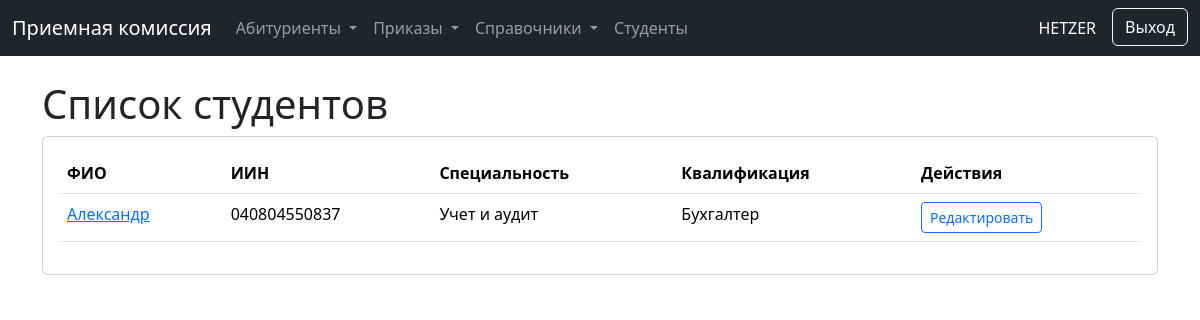
The app's page /students/ (signed in) with its own data.
### students/models.py (models this page shows, shortened)
class Student(models.Model):
    STUDY_FORM_CHOICES = [('Очная', 'Очная'), ('Дуальная', 'Дуальная')]
    BASE_CHOICES = [('9 классов', '9 классов'), ('11 классов', '11 классов'), ('ТиПО', 'ТиПО')]
    GENDER_CHOICES = [('Мужской', 'Мужской'), ('Женский', 'Женский')]
    PAYMENT_TYPE_CHOICES = [('Госзаказ', 'Госзаказ'), ('Платное', 'Платное')]
    full_name = models.CharField(max_length=255, verbose_name="ФИО")
    iin = models.CharField(max_length=12, unique=True, verbose_name="ИИН")
    specialty = models.ForeignKey('handbooks.Specialty', on_delete=models.PROTECT, verbose_name="Специальность")
    qualification = models.ForeignKey('handbooks.Qualification', on_delete=models.PROTECT, verbose_name="Квалификация")
    study_form = models.CharField(max_length=50, choices=STUDY_FORM_CHOICES, verbose_name="Форма обучения", null=True, blank=True)
    base_education = models.CharField(max_length=50, choices=BASE_CHOICES, verbose_name="На базе", null=True, blank=True)
    school = models.CharField(max_length=255, verbose_name="Школа/Колледж", null=True, blank=True)
    graduation_year = models.IntegerField(verbose_name="Год окончания", null=True, blank=True)
    with_honors = models.BooleanField(default=False, verbose_name="С отличием")
    gpa = models.DecimalField(max_digits=3, decimal_places=2, verbose_name="Средний балл аттестата", null=True, blank=True)
    birth_date = models.DateField(verbose_name="Дата рождения", null=True, blank=True)
    study_language = models.CharField(max_length=50, verbose_name="Язык обучения", null=True, blank=True)
    social_status = models.CharField(max_length=100, blank=True, null=True, verbose_name="Социальный статус")
    citizenship = models.CharField(max_length=100, default='Республика Казахстан', verbose_name="Гражданство", null=True, blank=True)
    nationality = models.CharField(max_length=100, verbose_name="Национальность", null=True, blank=True)
    gender = models.CharField(max_length=10, choices=GENDER_CHOICES, verbose_name="Пол", null=True, blank=True)
    phone_number = models.CharField(max_length=20, verbose_name="Контакты", null=True, blank=True)
    home_address = models.CharField(max_length=255, verbose_name="Дом. адрес", null=True, blank=True)
    parents_info = models.TextField(blank=True, null=True, verbose_name="ФИО родителей")
    has_incomplete_docs = models.BooleanField(default=False, verbose_name="Неполный пакет документов")
    needs_dormitory = models.BooleanField(default=False, verbose_name="Общежитие")
    payment_type = models.CharField(max_length=20, choices=PAYMENT_TYPE_CHOICES, default='Платное', verbose_name="Тип финансирования", null=True, blank=True)
    application_date = models.DateField(verbose_name="Дата подачи заявления")
    photo = models.ImageField(upload_to='student_photos/', null=True, blank=True, verbose_name="Фото 3x4")
    movement_history = models.ManyToManyField('orders.Order', blank=True, verbose_name="История приказов")
    created_at = models.DateTimeField(auto_now_add=True)
    class Meta:
        verbose_name = "Студент"
        verbose_name_plural = "Студенты"
        ordering = ['full_name']

### handbooks/models.py (models this page shows, shortened)
class Specialty(models.Model):
    code = models.CharField(
        max_length=50,
        verbose_name="Код специальности",
        default='' # Добавляем пустую строку как значение по умолчанию
    )
    name = models.CharField(max_length=255, verbose_name="Наименование специальности")
    class Meta:
        verbose_name = "Специальность"
        verbose_name_plural = "Специальности"

class Qualification(models.Model):
    code = models.CharField(
        max_length=50,
        verbose_name="Код специальности",
        default='' # Добавляем пустую строку как значение по умолчанию
    )
    name = models.CharField(max_length=255, verbose_name="Наименование квалификации")
    specialty = models.ForeignKey(Specialty, on_delete=models.CASCADE, related_name="qualifications", verbose_name="Специальность")
    is_worker_qualification = models.BooleanField(default=False, verbose_name="Рабочая квалификация")
    class Meta:
        verbose_name = "Квалификация"
        verbose_name_plural = "Квалификации"

### students/views.py (the view)
# urls.py: path('', views.StudentListView.as_view(), name='student_list'),
class StudentListView(LoginRequiredMixin, PermissionRequiredMixin, ListView):
    model = Student
    permission_required = 'students.view_student'
    template_name = 'students/student_list.html'
    context_object_name = 'students'
    paginate_by = 25
    queryset = Student.objects.select_related('specialty', 'qualification').all()

### students/templates/students/student_list.html (shortened to what this page needs)
{% extends "./base.html" %}
{% block content %}
<h1>Список студентов</h1>
<div class="card">
    <div class="card-body">
        <table class="table table-hover">
            <thead>
                <tr>
                    <th>ФИО</th>
                    <th>ИИН</th>
                    <th>Специальность</th>
                    <th>Квалификация</th>
                    <th>Действия</th>
                </tr>
            </thead>
            <tbody>
                {% for student in students %}
                <tr>
                    <td><a href="{% url 'student_detail' student.pk %}">{{ student.full_name }}</a></td>
                    <td>{{ student.iin }}</td>
                    <td>{{ student.specialty.name }}</td>
                    <td>{{ student.qualification.name }}</td>
                    <td>
                        {% if perms.enrollment.change_student %}
                        <a href="{% url 'student_edit' student.pk %}" class="btn btn-sm btn-outline-primary">Редактировать</a>
                        {% endif %}
                    </td>
                </tr>
                {% empty %}
                <tr>
                    <td colspan="5" class="text-center">Студенты не найдены.</td>
                </tr>
                {% endfor %}
            </tbody>
        </table>
    </div>
</div>
{% endblock %}

### students/templates/students/base.html (shortened to what this page needs)
<!DOCTYPE html>
<html lang="ru">
<head>
    <link href="https://cdn.jsdelivr.net/npm/bootstrap@5.3.2/dist/css/bootstrap.min.css" rel="stylesheet">
</head>
<body>
    <nav class="navbar navbar-expand-lg navbar-dark bg-dark mb-4">
    <div class="container-fluid">
        <a class="navbar-brand" href="{% url 'dashboard' %}">Приемная комиссия</a>
        <div class="collapse navbar-collapse" id="mainNavbar">
            <ul class="navbar-nav me-auto mb-2 mb-lg-0">
                {% if perms.enrollment.view_applicant or perms.enrollment.add_applicant %}
                <li class="nav-item dropdown">
                    <a class="nav-link dropdown-toggle" href="#" id="applicantsDropdown" role="button" data-bs-toggle="dropdown" aria-expanded="false">
                        Абитуриенты
                    </a>
                </li>
                {% endif %}
                {% if perms.enrollment.view_order or perms.enrollment.add_order %}
                <li class="nav-item dropdown">
                    <a class="nav-link dropdown-toggle" href="#" id="ordersDropdown" role="button" data-bs-toggle="dropdown" aria-expanded="false">
                        Приказы
                    </a>
                </li>
                {% endif %}
                <li class="nav-item dropdown">
    <a class="nav-link dropdown-toggle" href="#" id="navbarDropdown" role="button" data-bs-toggle="dropdown" aria-expanded="false">
        Справочники
    </a>
</li>
<li class="nav-item">
    {% if perms.enrollment.view_student %}
    <a class="nav-link" href="{% url 'student_list' %}">Студенты</a>
    {% endif %}
</li>
            </ul>
            <div class="d-flex">
                <span class="navbar-text text-white me-3">{{ user.username }}</span>
                <form action="{% url 'logout' %}" method="post">
                    <button type="submit" class="btn btn-outline-light">Выход</button>
                </form>
            </div>
        </div>
    </div>
</nav>
    <main class="container mt-4">
        {% block content %}{% endblock %}
    </main>
</body>
</html>

### records on screen
Student: full_name "Александр", iin "040804550837", specialty.name "Учет и аудит", qualification.name "Бухгалтер"

### other values on screen
{{ user.username }} "HETZER"
